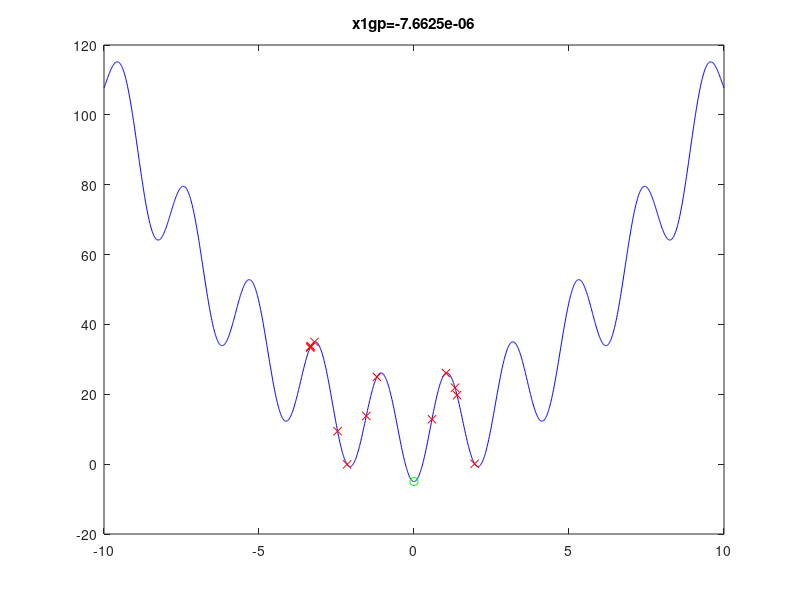

Here is the MATLAB script that generated this plot:
clear all;
close all;
clc;

%% Erase section
x=-10:0.01:10;
y=10+x.^2-15*cos(3*x);

%% Parameters
% Population
pn=50; %Particle number
% Random swarm

x1p=rand(pn,1); %Initial positions

x1Lp=x1p; %Initial local positions
x1gp=0; %Initial global position

vx1=zeros(pn,1); %Initial velocity

fxgp=10000000; %Performance in the best global
fxLp=ones(pn,1)*fxgp; %Performance of the best locals

c1=1.2; % Convergence speed to the local
c2=1.2; % Convergence speed to the global

for k=1:100 %Iterations
    fx=10+x1p.^2-15*cos(3*x1p) %Fitness function

    [val,ind]=min(fx); %Minimum value of fx and its position
    % Update the global info
    if val<fxgp
        fxgp=val; %New best global performance
        x1gp=x1p(ind,1) %New global position
    end

    % Update the local info
    for i=1:pn
        if fx(i,1)<fxLp(i,1)
            fxLp(i,1)=fx(i,1); %Update local performances
            x1Lp(i,1)=x1p(i,1); %Update local positions
        end

    end

    %% ERASE this PLOT
    plot(x,y,'b-',x1p,fx,'rx',x1gp,fxgp,'go'); %swarm plot
    axis([-10 10 -20 120]);
    title(['x1gp=' num2str(x1gp)])
    pause(0.1); %Simulate the movement

    %% New position and speed
    vx1=vx1+c1*rand()*(x1Lp-x1p)+c2*rand()*(x1gp-x1p); %New velocity

    x1p=x1p+vx1; %New position

end